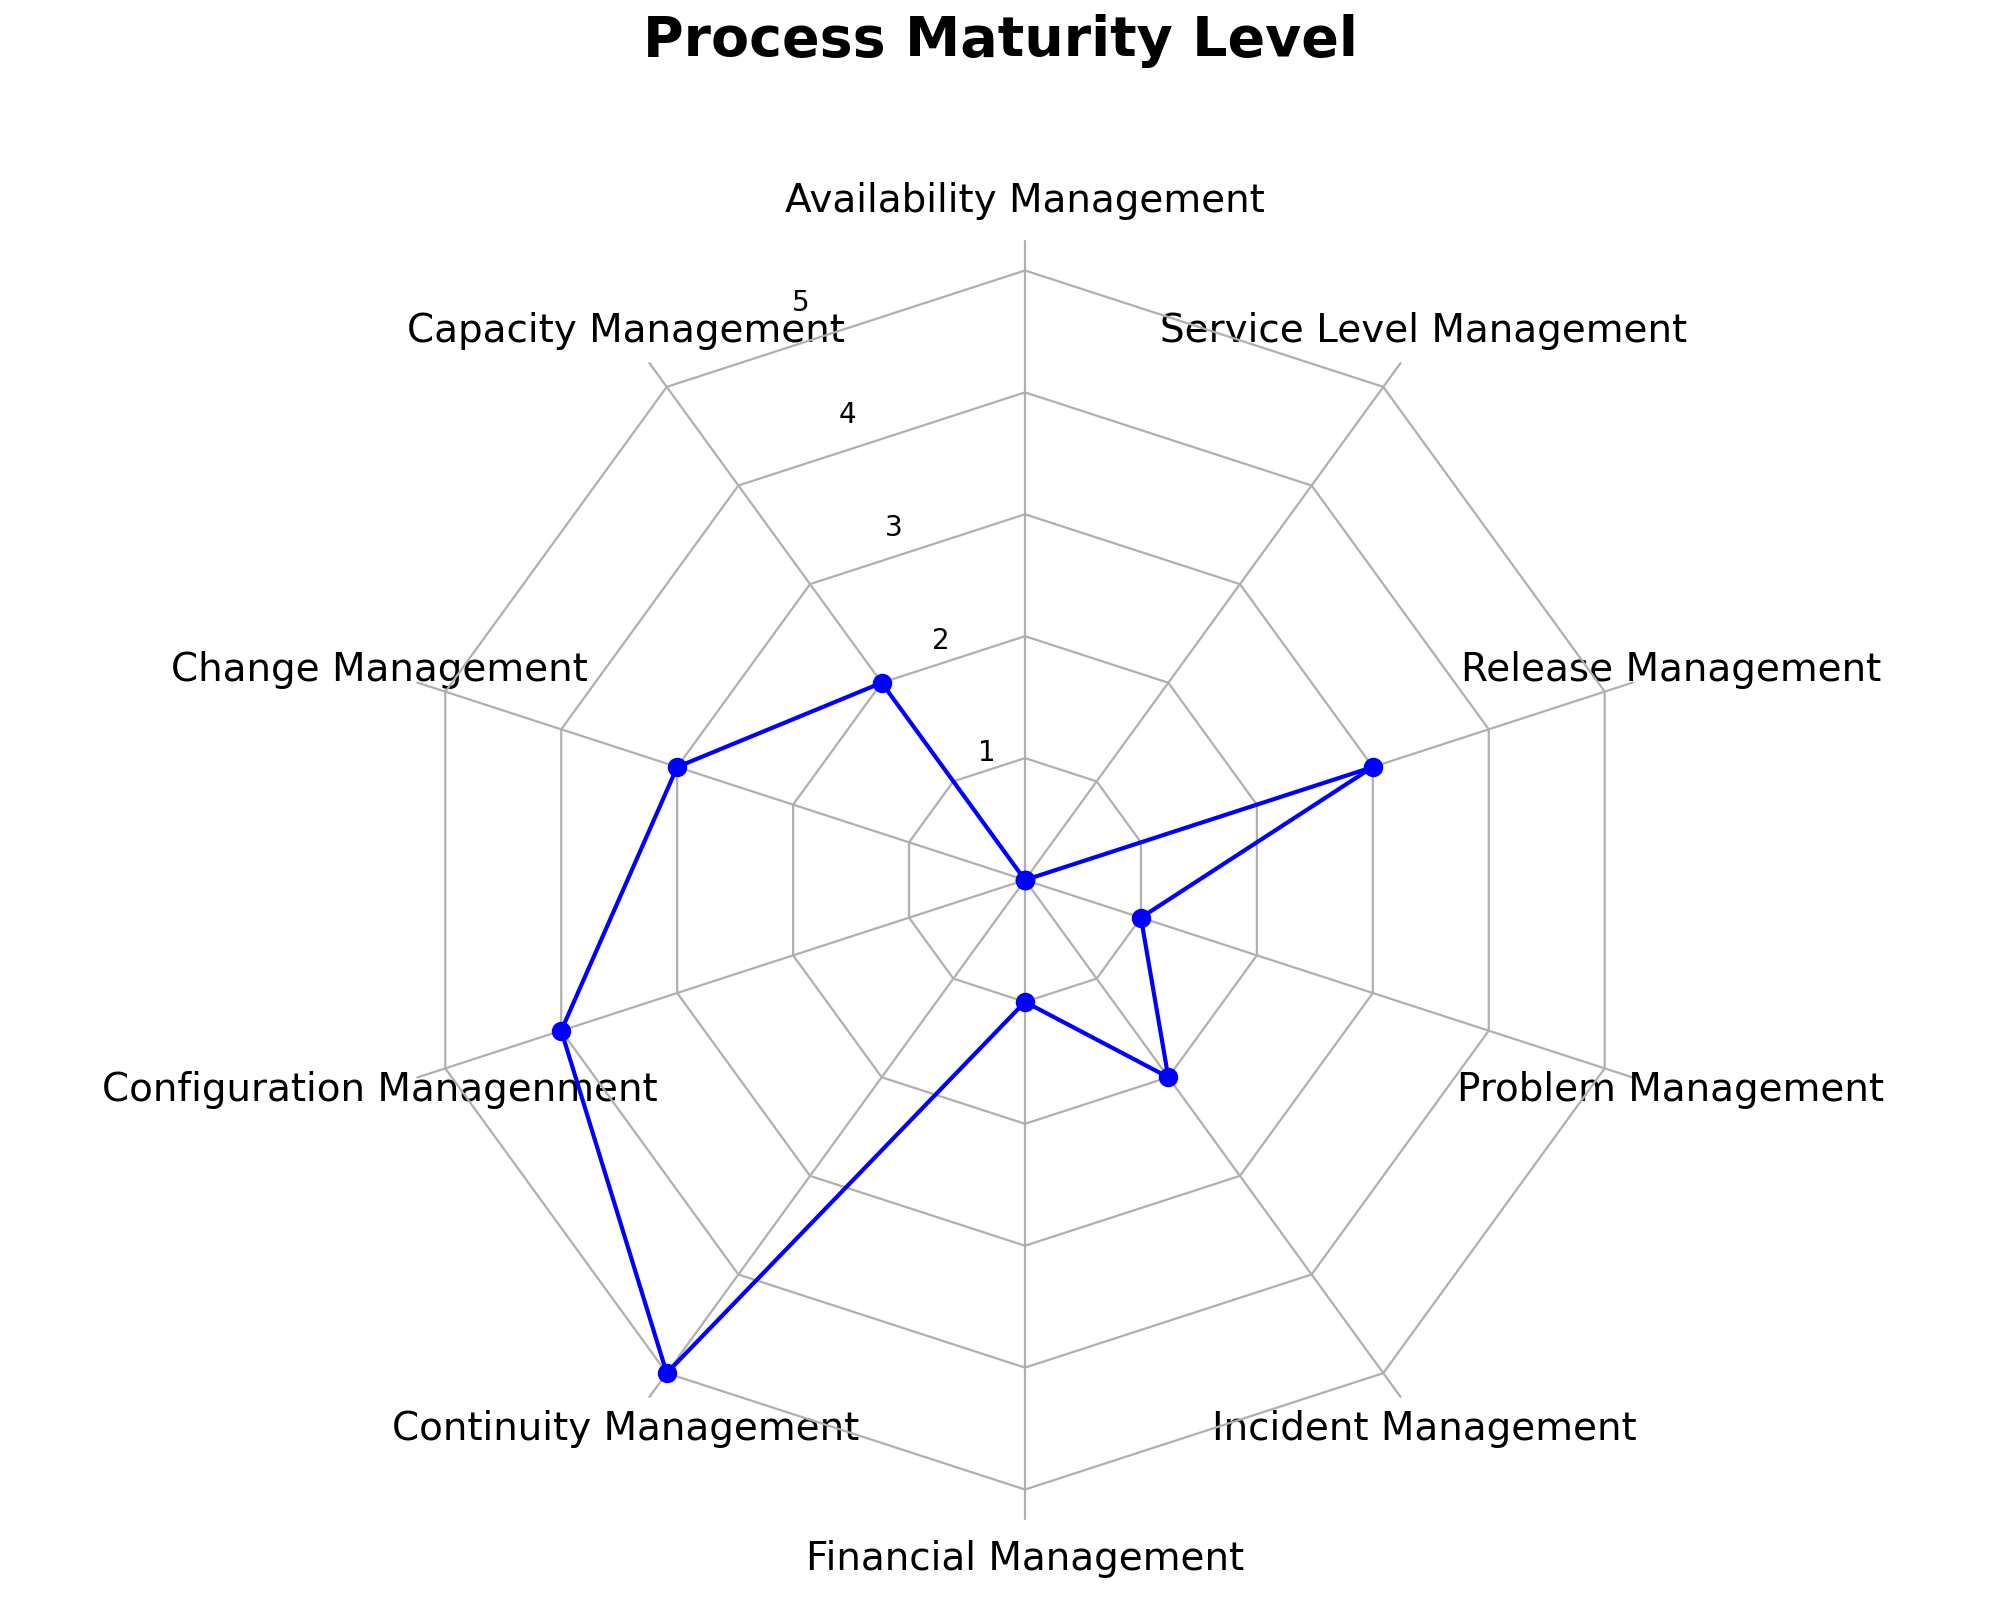

Source code (Python):
import matplotlib.pyplot as plt
import numpy as np

from matplotlib.patches import Circle, RegularPolygon
from matplotlib.path import Path
from matplotlib.projections import register_projection
from matplotlib.projections.polar import PolarAxes
from matplotlib.spines import Spine
from matplotlib.transforms import Affine2D


def radar_factory(num_vars, frame='circle'):
    """
    Create a radar chart with `num_vars` Axes.

    This function creates a RadarAxes projection and registers it.

    Parameters
    ----------
    num_vars : int
        Number of variables for radar chart.
    frame : {'circle', 'polygon'}
        Shape of frame surrounding Axes.

    """
    # calculate evenly-spaced axis angles
    theta = np.linspace(0, 2*np.pi, num_vars, endpoint=False)

    class RadarTransform(PolarAxes.PolarTransform):

        def transform_path_non_affine(self, path):
            # Paths with non-unit interpolation steps correspond to gridlines,
            # in which case we force interpolation (to defeat PolarTransform's
            # autoconversion to circular arcs).
            if path._interpolation_steps > 1:
                path = path.interpolated(num_vars)
            return Path(self.transform(path.vertices), path.codes)

    class RadarAxes(PolarAxes):

        name = 'radar'
        PolarTransform = RadarTransform

        def __init__(self, *args, **kwargs):
            super().__init__(*args, **kwargs)
            # rotate plot such that the first axis is at the top
            self.set_theta_zero_location('N')

        def fill(self, *args, closed=True, **kwargs):
            """Override fill so that line is closed by default"""
            return super().fill(closed=closed, *args, **kwargs)

        def plot(self, *args, **kwargs):
            """Override plot so that line is closed by default"""
            lines = super().plot(*args, **kwargs)
            for line in lines:
                self._close_line(line)

        def _close_line(self, line):
            x, y = line.get_data()
            # FIXME: markers at x[0], y[0] get doubled-up
            if x[0] != x[-1]:
                x = np.append(x, x[0])
                y = np.append(y, y[0])
                line.set_data(x, y)

        def set_varlabels(self, labels, position):
            self.set_thetagrids(np.degrees(theta), labels, horizontalalignment=position, fontsize=10)

        def _gen_axes_patch(self):
            # The Axes patch must be centered at (0.5, 0.5) and of radius 0.5
            # in axes coordinates.
            if frame == 'circle':
                return Circle((0.5, 0.5), 0.5)
            elif frame == 'polygon':
                return RegularPolygon((0.5, 0.5), num_vars,
                                      radius=.5, edgecolor="k")
            else:
                raise ValueError("Unknown value for 'frame': %s" % frame)

        def _gen_axes_spines(self):
            if frame == 'circle':
                return super()._gen_axes_spines()
            elif frame == 'polygon':
                # spine_type must be 'left'/'right'/'top'/'bottom'/'circle'.
                spine = Spine(axes=self, spine_type='circle', path=Path.unit_regular_polygon(num_vars))
                # unit_regular_polygon gives a polygon of radius 1 centered at
                # (0, 0) but we want a polygon of radius 0.5 centered at (0.5,
                # 0.5) in axes coordinates.
                spine.set_transform(Affine2D().scale(0).translate(0, 0) + self.transAxes)
                return {'polar': spine}
            else:
                raise ValueError("Unknown value for 'frame': %s" % frame)

    register_projection(RadarAxes)
    return theta




if __name__ == '__main__':
    N = 10

    theta = radar_factory(N, frame='polygon')

    d = [0, 2, 3, 4, 5, 1, 2, 1, 3, 0]
    spoke_labels = ['Availability Management', 'Capacity Management', 'Change Management', 'Configuration Managenment', 'Continuity Management', 'Financial Management', 'Incident Management', 'Problem Management', 'Release Management', 'Service Level Management']

    fig, axs = plt.subplots(figsize=(1, 1), nrows=1, ncols=1,
                            subplot_kw=dict(projection='radar'))
    fig.subplots_adjust(wspace=0.25, hspace=0.20, top=0.85, bottom=0.05)

    
    axs.set_rgrids([1, 2, 3, 4, 5])
    axs.plot(theta, d, color='b', marker='o')
    axs.set_varlabels(spoke_labels, 'center')
    # colors = ['b']
    # # Plot the four cases from the example data on separate Axes
    # for (title, case_data) in data:
    #     axs.set_rgrids([1, 2, 3, 4, 5])
    #     axs.set_title(title, weight='bold', size='medium', position=(0.5, 1.1),
    #                  horizontalalignment='center', verticalalignment='center')
    #     for d, color in zip(case_data, colors):
    #         axs.plot(theta, d, color=color)
    #         # axs.fill(theta, d, facecolor=color, alpha=0.25, label='_nolegend_')
    #     axs.set_varlabels(spoke_labels)

    # add legend relative to top-left plot
    # labels = ('Factor 1', 'Factor 2', 'Factor 3', 'Factor 4', 'Factor 5')
    # legend = axs.legend(labels, loc=(0.9, .95),
    #                           labelspacing=0.1, fontsize='small')

    fig.text(0.5, 0.965, 'Process Maturity Level',
             horizontalalignment='center', color='black', weight='bold',
             fontsize=18)
    fig.set_size_inches(8, 6)
    plt.savefig('./assessment/static/assessment/test.png', dpi=200)
    # plt.savefig('./others/test.png', dpi=200)
    # plt.show()